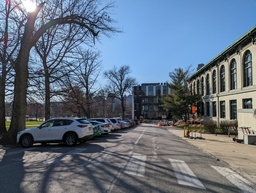
#> input picture data/left_img_resize.jpg, 256 x 193 px, shrunk from 1457 x 1097 before the run
$ python panorama.py
#> lines starting #> are read from the running program, lines starting #| are printed output that depends on the picture
### pkatraga_code/matchPics.py
import numpy as np
import cv2
import skimage.color
from helper import briefMatch
from helper import computeBrief
from helper import corner_detection
from helper import plotMatches

# Q2.1.4

def matchPics(I1, I2, opts):
        """
        Match features across images

        Input
        -----
        I1, I2: Source images
        opts: Command line args

        Returns
        -------
        matches: List of indices of matched features across I1, I2 [p x 2]
        locs1, locs2: Pixel coordinates of matches [N x 2]
        """

        ratio = opts.ratio  #'ratio for BRIEF feature descriptor'
        sigma = opts.sigma  #'threshold for corner detection using FAST feature detector'


        # TODO: Convert Images to GrayScale
        img1 = cv2.cvtColor(I1, cv2.COLOR_BGR2GRAY)
        img2 = cv2.cvtColor(I2, cv2.COLOR_BGR2GRAY)

        # TODO: Detect Features in Both Images
        locs1 = corner_detection(img1, sigma)
        locs2 = corner_detection(img2, sigma)

        # TODO: Obtain descriptors for the computed feature locations
        desc1, locs1 = computeBrief(img1, locs1)
        desc2, locs2 = computeBrief(img2, locs2)

        # TODO: Match features using the descriptors
        matches = briefMatch(desc1, desc2, ratio)

        return matches, locs1, locs2

### pkatraga_code/helper.py
import numpy as np
import cv2
import scipy.io as sio
from matplotlib import pyplot as plt
import skimage.feature

PATCHWIDTH = 9

# [16 lines left out: functions briefMatch, plotMatches, not called in this run]


def makeTestPattern(patchWidth, nbits):

    np.random.seed(0)
    compareX = patchWidth*patchWidth * np.random.random((nbits,1))
    compareX = np.floor(compareX).astype(int)
    np.random.seed(1)
    compareY = patchWidth*patchWidth * np.random.random((nbits,1))
    compareY = np.floor(compareY).astype(int)

    return (compareX, compareY)


def computePixel(img, idx1, idx2, width, center):

    halfWidth = width // 2
    col1 = idx1 % width - halfWidth
    row1 = idx1 // width - halfWidth
    col2 = idx2 % width - halfWidth
    row2 = idx2 // width - halfWidth
    return 1 if img[int(center[0]+row1)][int(center[1]+col1)] < img[int(center[0]+row2)][int(center[1]+col2)] else 0


def computeBrief(img, locs):

    patchWidth = 9
    nbits = 256
    compareX, compareY = makeTestPattern(patchWidth,nbits)
    m, n = img.shape

    halfWidth = patchWidth//2

    locs = np.array(list(filter(lambda x: halfWidth <= x[0] < m-halfWidth and halfWidth <= x[1] < n-halfWidth, locs)))
    desc = np.array([list(map(lambda x: computePixel(img, x[0], x[1], patchWidth, c), zip(compareX, compareY))) for c in locs])

    return desc, locs


def corner_detection(img, sigma):

    # fast method
    result_img = skimage.feature.corner_fast(img, n=PATCHWIDTH, threshold=sigma)
    locs = skimage.feature.corner_peaks(result_img, min_distance=1)
    return locs


# [31 lines left out: function loadVid, not called in this run]

### pkatraga_code/opts.py
'''
Hyperparameters wrapped in argparse
This file contains most of tuanable parameters for this homework


You can change the values by changing their default fields or by command-line
arguments. For example, "python q2_1_4.py --sigma 0.15 --ratio 0.7"
'''

import argparse

def get_opts():
    parser = argparse.ArgumentParser(description='16-720 HW2: Homography')

    ## Feature detection (requires tuning)
    parser.add_argument('--sigma', type=float, default=0.15,
                        help='threshold for corner detection using FAST feature detector')
    parser.add_argument('--ratio', type=float, default=0.7,
                        help='ratio for BRIEF feature descriptor')

    ## Ransac (requires tuning)
    parser.add_argument('--max_iters', type=int, default=500,
                        help='the number of iterations to run RANSAC for')
    parser.add_argument('--inlier_tol', type=float, default=2.0,
                        help='the tolerance value for considering a point to be an inlier')

    ## Additional options (add your own hyperparameters here)

    ##
    opts = parser.parse_args()

    return opts

### pkatraga_code/panorama.py
import numpy as np
import cv2

# Import necessary functions
import planarH
from cpselect.cpselect import cpselect
from matchPics import matchPics
from opts import get_opts
from matplotlib import pyplot as plt

# Q4
opts = get_opts()
# left = cv2.imread('../data/pano_left.jpg')
# right = cv2.imread('../data/pano_right.jpg')

left = cv2.imread('../data/left_img_resize.jpg')
#> left is the input picture: shape (193, 256, 3); mean B, G, R 129, 113.1, 99.9
right = cv2.imread('../data/right_img_resize.jpg')
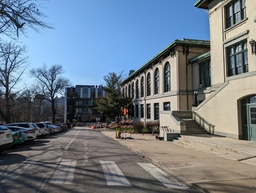
#> input picture data/right_img_resize.jpg, 256 x 193 px, shrunk from 1457 x 1097 before the run
#> right is the input picture: shape (193, 256, 3); mean B, G, R 135.4, 123.8, 112.1

#Creating an initial panorama with the left image and an array of zeros the size of the right image
panorama_init = np.hstack((left, np.zeros(right.shape))).astype(np.uint8)
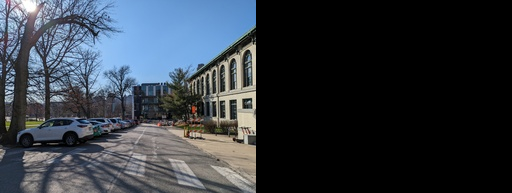
#> panorama_init: shape (193, 512, 3); mean B, G, R 64.5, 56.6, 50

matches, locs1, locs2 = matchPics(right, panorama_init, opts)
#> in matchPics, `img1 = cv2.cvtColor(I1, cv2.COLOR_BGR2GRAY)`:
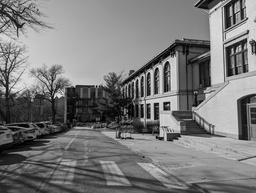
#> img1: shape (193, 256); min 0, max 238, mean 121.6
#> in matchPics, `img2 = cv2.cvtColor(I2, cv2.COLOR_BGR2GRAY)`:
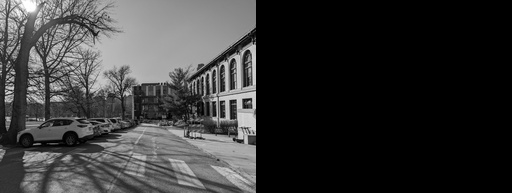
#> img2: shape (193, 512); min 0, max 255, mean 55.5
#> in corner_detection, `result_img = skimage.feature.corner_fast(img, n=PATCHWIDTH, threshold=..`:
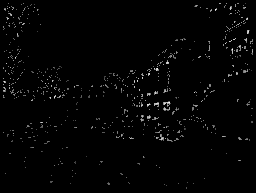
#> result_img: shape (193, 256) float64; min 0, max 9.63, mean 0.137; drawn with min black and max white
#> in corner_detection, `locs = skimage.feature.corner_peaks(result_img, min_distance=1)`: locs = 612 pairs, first value 3 to 188, second value 3 to 252
#> in matchPics, `locs1 = corner_detection(img1, sigma)`: locs1 has the same summary as locs in corner_detection
#> call 2 of corner_detection, with sigma = 0.15
#> in corner_detection (call 2), `result_img = skimage.feature.corner_fast(img, n=PATCHWIDTH, threshold=..`:
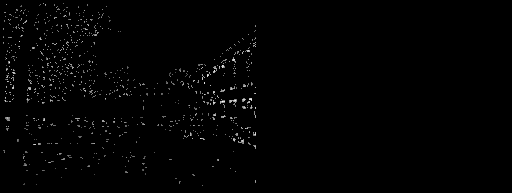
#> result_img: shape (193, 512) float64; min 0, max 8.75, mean 0.0824; drawn with min black and max white
#> in corner_detection (call 2), `locs = skimage.feature.corner_peaks(result_img, min_distance=1)`: locs = 797 pairs, first value 3 to 185, second value 3 to 255
#> in matchPics, `locs2 = corner_detection(img2, sigma)`: locs2 has the same summary as locs in corner_detection
#> in computeBrief, `locs = np.array(list(filter(lambda x: halfWidth <= x[0] < m-halfWidth ..`: locs = 593 pairs, first value 4 to 188, second value 4 to 251
#> in matchPics, `desc1, locs1 = computeBrief(img1, locs1)`: locs1 has the same summary as locs in computeBrief
#> (the run stopped early here; a loop or call above may not have finished)
